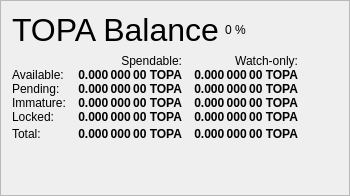
                   <widget class="QFrame" name="frame_Balances">
                    <property name="frameShape">
                     <enum>QFrame::StyledPanel</enum>
                    </property>
                    <property name="frameShadow">
                     <enum>QFrame::Raised</enum>
                    </property>
                    <layout class="QVBoxLayout" name="verticalLayout_4">
                     <item>
                      <layout class="QHBoxLayout" name="horizontalLayout_4">
                       <item>
                        <widget class="QLabel" name="label_5">
                         <property name="minimumSize">
                          <size>
                           <width>0</width>
                           <height>20</height>
                          </size>
                         </property>
                         <property name="font">
                          <font>
                           <pointsize>24</pointsize>
                           <weight>50</weight>
                           <bold>false</bold>
                          </font>
                         </property>
                         <property name="text">
                          <string>TOPA Balance</string>
                         </property>
                        </widget>
                       </item>
                       <item>
                        <widget class="QLabel" name="labelTOPAPercent">
                         <property name="text">
                          <string notr="true">0 %</string>
                         </property>
                        </widget>
                       </item>
                       <item>
                        <spacer name="horizontalSpacer_3">
                         <property name="orientation">
                          <enum>Qt::Horizontal</enum>
                         </property>
                         <property name="sizeHint" stdset="0">
                          <size>
                           <width>40</width>
                           <height>20</height>
                          </size>
                         </property>
                        </spacer>
                       </item>
                      </layout>
                     </item>
                     <item>
                      <layout class="QGridLayout" name="gridLayout">
                       <property name="horizontalSpacing">
                        <number>12</number>
                       </property>
                       <property name="verticalSpacing">
                        <number>0</number>
                       </property>
                       <item row="0" column="1">
                        <widget class="QLabel" name="labelSpendable">
                         <property name="text">
                          <string>Spendable:</string>
                         </property>
                         <property name="alignment">
                          <set>Qt::AlignRight|Qt::AlignTrailing|Qt::AlignVCenter</set>
                         </property>
                        </widget>
                       </item>
                       <item row="0" column="2">
                        <widget class="QLabel" name="labelWatchonly">
                         <property name="text">
                          <string>Watch-only:</string>
                         </property>
                         <property name="alignment">
                          <set>Qt::AlignRight|Qt::AlignTrailing|Qt::AlignVCenter</set>
                         </property>
                        </widget>
                       </item>
                       <item row="1" column="0">
                        <widget class="QLabel" name="labelBalanceText">
                         <property name="text">
                          <string>Available:</string>
                         </property>
                        </widget>
                       </item>
                       <item row="1" column="1">
                        <widget class="QLabel" name="labelBalance">
                         <property name="font">
                          <font>
                           <weight>75</weight>
                           <bold>true</bold>
                          </font>
                         </property>
                         <property name="cursor">
                          <cursorShape>IBeamCursor</cursorShape>
                         </property>
                         <property name="toolTip">
                          <string>Your current spendable balance</string>
                         </property>
                         <property name="text">
                          <string notr="true">0.000 000 00 TOPA</string>
                         </property>
                         <property name="alignment">
                          <set>Qt::AlignRight|Qt::AlignTrailing|Qt::AlignVCenter</set>
                         </property>
                         <property name="textInteractionFlags">
                          <set>Qt::LinksAccessibleByMouse|Qt::TextSelectableByKeyboard|Qt::TextSelectableByMouse</set>
                         </property>
                        </widget>
                       </item>
                       <item row="1" column="2">
                        <widget class="QLabel" name="labelWatchAvailable">
                         <property name="font">
                          <font>
                           <weight>75</weight>
                           <bold>true</bold>
                          </font>
                         </property>
                         <property name="cursor">
                          <cursorShape>IBeamCursor</cursorShape>
                         </property>
                         <property name="toolTip">
                          <string>Your current balance in watch-only addresses</string>
                         </property>
                         <property name="text">
                          <string notr="true">0.000 000 00 TOPA</string>
                         </property>
                         <property name="alignment">
                          <set>Qt::AlignRight|Qt::AlignTrailing|Qt::AlignVCenter</set>
                         </property>
                         <property name="textInteractionFlags">
                          <set>Qt::LinksAccessibleByMouse|Qt::TextSelectableByKeyboard|Qt::TextSelectableByMouse</set>
                         </property>
                        </widget>
                       </item>
                       <item row="2" column="0">
                        <widget class="QLabel" name="labelPendingText">
                         <property name="text">
                          <string>Pending:</string>
                         </property>
                        </widget>
                       </item>
                       <item row="2" column="1">
                        <widget class="QLabel" name="labelUnconfirmed">
                         <property name="font">
                          <font>
                           <weight>75</weight>
                           <bold>true</bold>
                          </font>
                         </property>
                         <property name="cursor">
                          <cursorShape>IBeamCursor</cursorShape>
                         </property>
                         <property name="toolTip">
                          <string>Total of transactions that have yet to be confirmed, and do not yet count toward the spendable balance</string>
                         </property>
                         <property name="text">
                          <string notr="true">0.000 000 00 TOPA</string>
                         </property>
                         <property name="alignment">
                          <set>Qt::AlignRight|Qt::AlignTrailing|Qt::AlignVCenter</set>
                         </property>
                         <property name="textInteractionFlags">
                          <set>Qt::LinksAccessibleByMouse|Qt::TextSelectableByKeyboard|Qt::TextSelectableByMouse</set>
                         </property>
                        </widget>
                       </item>
                       <item row="2" column="2">
                        <widget class="QLabel" name="labelWatchPending">
                         <property name="font">
                          <font>
                           <weight>75</weight>
                           <bold>true</bold>
                          </font>
                         </property>
                         <property name="cursor">
                          <cursorShape>IBeamCursor</cursorShape>
                         </property>
                         <property name="toolTip">
                          <string>Unconfirmed transactions to watch-only addresses</string>
                         </property>
                         <property name="text">
                          <string notr="true">0.000 000 00 TOPA</string>
                         </property>
                         <property name="alignment">
                          <set>Qt::AlignRight|Qt::AlignTrailing|Qt::AlignVCenter</set>
                         </property>
                         <property name="textInteractionFlags">
                          <set>Qt::LinksAccessibleByMouse|Qt::TextSelectableByKeyboard|Qt::TextSelectableByMouse</set>
                         </property>
                        </widget>
                       </item>
                       <item row="3" column="0">
                        <widget class="QLabel" name="labelImmatureText">
                         <property name="text">
                          <string>Immature:</string>
                         </property>
                        </widget>
                       </item>
                       <item row="3" column="1">
                        <widget class="QLabel" name="labelImmature">
                         <property name="font">
                          <font>
                           <weight>75</weight>
                           <bold>true</bold>
                          </font>
                         </property>
                         <property name="cursor">
                          <cursorShape>IBeamCursor</cursorShape>
                         </property>
                         <property name="toolTip">
                          <string>Staked or masternode rewards that has not yet matured</string>
                         </property>
                         <property name="text">
                          <string notr="true">0.000 000 00 TOPA</string>
                         </property>
                         <property name="alignment">
                          <set>Qt::AlignRight|Qt::AlignTrailing|Qt::AlignVCenter</set>
                         </property>
                         <property name="textInteractionFlags">
                          <set>Qt::LinksAccessibleByMouse|Qt::TextSelectableByKeyboard|Qt::TextSelectableByMouse</set>
                         </property>
                        </widget>
                       </item>
                       <item row="3" column="2">
                        <widget class="QLabel" name="labelWatchImmature">
                         <property name="font">
                          <font>
                           <weight>75</weight>
                           <bold>true</bold>
                          </font>
                         </property>
                         <property name="cursor">
                          <cursorShape>IBeamCursor</cursorShape>
                         </property>
                         <property name="toolTip">
                          <string>Staked or masternode rewards in watch-only addresses that has not yet matured</string>
                         </property>
                         <property name="text">
                          <string notr="true">0.000 000 00 TOPA</string>
                         </property>
                         <property name="alignment">
                          <set>Qt::AlignRight|Qt::AlignTrailing|Qt::AlignVCenter</set>
                         </property>
                         <property name="textInteractionFlags">
                          <set>Qt::LinksAccessibleByMouse|Qt::TextSelectableByKeyboard|Qt::TextSelectableByMouse</set>
                         </property>
                        </widget>
                       </item>
                       <item row="4" column="0">
                        <widget class="QLabel" name="labelLockedBalanceText">
                         <property name="toolTip">
                          <string>Locked TOPA or Masternode collaterals. These are excluded from zTOPA minting.</string>
                         </property>
                         <property name="text">
                          <string>Locked:</string>
                         </property>
                        </widget>
                       </item>
                       <item row="4" column="1">
                        <widget class="QLabel" name="labelLockedBalance">
                         <property name="font">
                          <font>
                           <weight>75</weight>
                           <bold>true</bold>
                          </font>
                         </property>
                         <property name="cursor">
                          <cursorShape>IBeamCursor</cursorShape>
                         </property>
                         <property name="toolTip">
                          <string>Locked TOPA or Masternode collaterals. These are excluded from zTOPA minting.</string>
                         </property>
                         <property name="text">
                          <string notr="true">0.000 000 00 TOPA</string>
                         </property>
                         <property name="alignment">
                          <set>Qt::AlignRight|Qt::AlignTrailing|Qt::AlignVCenter</set>
                         </property>
                         <property name="textInteractionFlags">
                          <set>Qt::LinksAccessibleByMouse|Qt::TextSelectableByKeyboard|Qt::TextSelectableByMouse</set>
                         </property>
                        </widget>
                       </item>
                       <item row="4" column="2">
                        <widget class="QLabel" name="labelWatchLocked">
                         <property name="font">
                          <font>
                           <weight>75</weight>
                           <bold>true</bold>
                          </font>
                         </property>
                         <property name="cursor">
                          <cursorShape>IBeamCursor</cursorShape>
                         </property>
                         <property name="toolTip">
                          <string>Current locked balance in watch-only addresses</string>
                         </property>
                         <property name="text">
                          <string notr="true">0.000 000 00 TOPA</string>
                         </property>
                         <property name="alignment">
                          <set>Qt::AlignRight|Qt::AlignTrailing|Qt::AlignVCenter</set>
                         </property>
                         <property name="textInteractionFlags">
                          <set>Qt::LinksAccessibleByMouse|Qt::TextSelectableByKeyboard|Qt::TextSelectableByMouse</set>
                         </property>
                        </widget>
                       </item>
                       <item row="5" column="0">
                        <widget class="QLabel" name="labelTotalText">
                         <property name="toolTip">
                          <string>Your current TopaChain balance, unconfirmed and immature transactions included</string>
                         </property>
                         <property name="text">
                          <string>Total:</string>
                         </property>
                        </widget>
                       </item>
                       <item row="5" column="1">
                        <widget class="QLabel" name="labelTotal">
                         <property name="font">
                          <font>
                           <weight>75</weight>
                           <bold>true</bold>
                          </font>
                         </property>
                         <property name="cursor">
                          <cursorShape>IBeamCursor</cursorShape>
                         </property>
                         <property name="toolTip">
                          <string>Your current TopaChain balance, unconfirmed and immature transactions included</string>
                         </property>
                         <property name="text">
                          <string notr="true">0.000 000 00 TOPA</string>
                         </property>
                         <property name="alignment">
                          <set>Qt::AlignRight|Qt::AlignTrailing|Qt::AlignVCenter</set>
                         </property>
                         <property name="textInteractionFlags">
                          <set>Qt::LinksAccessibleByMouse|Qt::TextSelectableByKeyboard|Qt::TextSelectableByMouse</set>
                         </property>
                        </widget>
                       </item>
                       <item row="5" column="2">
                        <widget class="QLabel" name="labelWatchTotal">
                         <property name="font">
                          <font>
                           <weight>75</weight>
                           <bold>true</bold>
                          </font>
                         </property>
                         <property name="cursor">
                          <cursorShape>IBeamCursor</cursorShape>
                         </property>
                         <property name="toolTip">
                          <string>Current total balance in watch-only addresses</string>
                         </property>
                         <property name="text">
                          <string notr="true">0.000 000 00 TOPA</string>
                         </property>
                         <property name="alignment">
                          <set>Qt::AlignRight|Qt::AlignTrailing|Qt::AlignVCenter</set>
                         </property>
                         <property name="textInteractionFlags">
                          <set>Qt::LinksAccessibleByMouse|Qt::TextSelectableByKeyboard|Qt::TextSelectableByMouse</set>
                         </property>
                        </widget>
                       </item>
                       <item row="5" column="3">
                        <spacer name="horizontalSpacer_9">
                         <property name="orientation">
                          <enum>Qt::Horizontal</enum>
                         </property>
                         <property name="sizeHint" stdset="0">
                          <size>
                           <width>40</width>
                           <height>20</height>
                          </size>
                         </property>
                        </spacer>
                       </item>
                      </layout>
                     </item>
                     <item>
                      <spacer name="verticalSpacer_3">
                       <property name="orientation">
                        <enum>Qt::Vertical</enum>
                       </property>
                       <property name="sizeHint" stdset="0">
                        <size>
                         <width>20</width>
                         <height>40</height>
                        </size>
                       </property>
                      </spacer>
                     </item>
                    </layout>
                   </widget>
